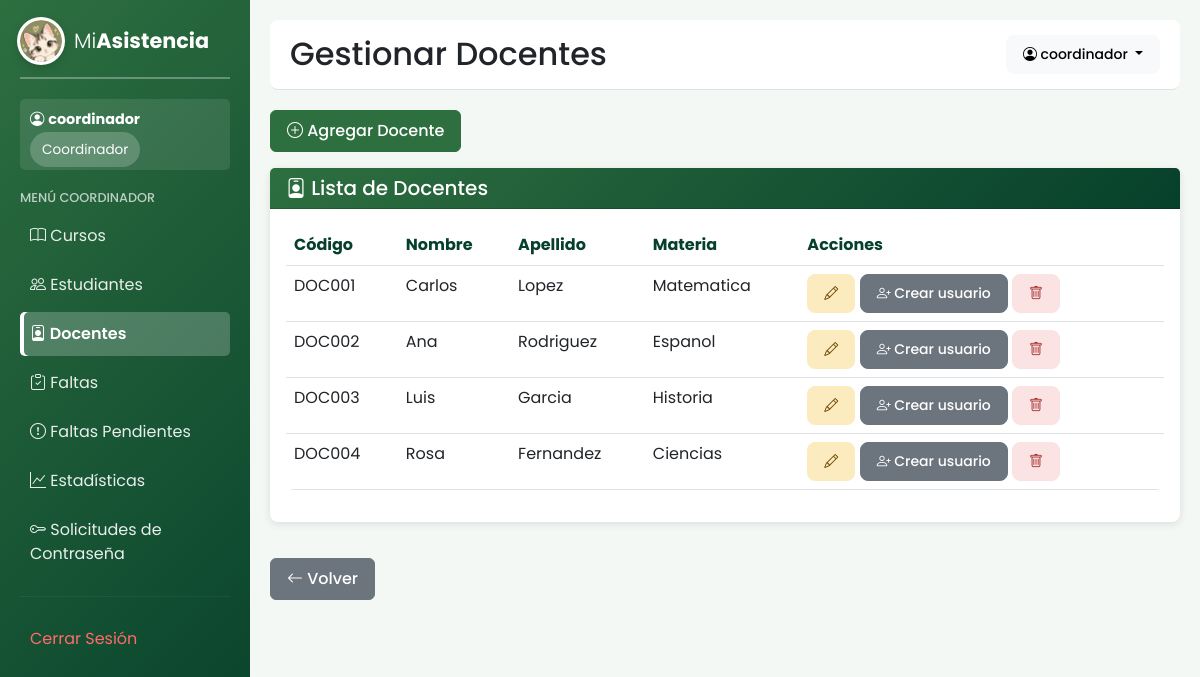
The page /docentes/ (signed in) on the database its author committed.
### core/models.py (models this page shows, shortened)
class Docente(models.Model):
    codigo = models.CharField(max_length=20, unique=True)
    nombre = models.CharField(max_length=100)
    apellido = models.CharField(max_length=100)
    materia = models.CharField(max_length=100)
    usuario = models.OneToOneField(
        User,
        null=True,
        blank=True,
        on_delete=models.SET_NULL,
        related_name="docente_perfil"
    )

### core/views.py (the view)
@requiere_coordinador
def docentes(request):
    lista = Docente.objects.all()
    return render(request, "core/docentes.html", {"docentes": lista})

### core/views.py (called while the page is built)
def requiere_coordinador(view_func):
    @wraps(view_func)
    def wrapper(request, *args, **kwargs):
        if not request.user.is_authenticated or not request.user.is_superuser:
            return acceso_denegado(request, "Acceso denegado. Se requieren permisos de coordinador.")
        return view_func(request, *args, **kwargs)
    return wrapper

### core/templates/core/docentes.html (shortened to what this page needs)
{% extends 'core/base.html' %}
{% block page_title %}Gestionar Docentes{% endblock %}
{% block content %}
<div class="row mb-3">
    <div class="col-md-12">
        <a href="{% url 'agregar_docente' %}" class="btn btn-success"><i class="bi bi-plus-circle"></i> Agregar Docente</a>
    </div>
</div>
<div class="row">
    <div class="col-md-12">
        <div class="card">
            <div class="card-header bg-primary text-white">
                <h5 style="margin: 0;"><i class="bi bi-person-badge"></i> Lista de Docentes</h5>
            </div>
            <div class="card-body">
                {% if docentes %}
                    <div class="table-responsive">
                        <table class="table table-hover">
                            <thead>
                                <tr>
                                    <th>Código</th>
                                    <th>Nombre</th>
                                    <th>Apellido</th>
                                    <th>Materia</th>
                                    <th>Acciones</th>
                                </tr>
                            </thead>
                            <tbody>
                                {% for doc in docentes %}
                                    <tr>
                                        <td>{{ doc.codigo }}</td>
                                        <td>{{ doc.nombre }}</td>
                                        <td>{{ doc.apellido }}</td>
                                        <td>{{ doc.materia }}</td>
                                        <td>
                                            <a href="{% url 'editar_docente' doc.id %}" class="btn btn-sm btn-warning"><i class="bi bi-pencil"></i></a>
                                            {% if doc.usuario %}
                                                <a href="{% url 'restablecer_contrasena_usuario' doc.usuario.id %}?next=docentes" class="btn btn-sm btn-success"><i class="bi bi-key"></i></a>
                                            {% else %}
                                                <a href="{% url 'crear_usuario_docente' doc.id %}" class="btn btn-sm btn-secondary" onclick="return confirm('¿Crear una cuenta para este docente? El usuario será \'{{ doc.codigo }}\' y la contraseña inicial \'1234\'.')"><i class="bi bi-person-plus"></i> Crear usuario</a>
                                            {% endif %}
                                            <a href="{% url 'eliminar_docente' doc.id %}" class="btn btn-sm btn-danger" onclick="return confirm('¿Eliminar?')"><i class="bi bi-trash"></i></a>
                                        </td>
                                    </tr>
                                {% endfor %}
                            </tbody>
                        </table>
                    </div>
                {% else %}
                    <div class="alert alert-info">No hay docentes registrados.</div>
                {% endif %}
            </div>
        </div>
    </div>
</div>
<a href="{% url 'dashboard' %}" class="btn btn-secondary mt-3"><i class="bi bi-arrow-left"></i> Volver</a>
{% endblock %}

### core/templates/core/base.html (shortened to what this page needs)
{% load static %}<!DOCTYPE html>
<html lang="es">
<head>
    <link href="https://cdn.jsdelivr.net/npm/bootstrap@5.3.0/dist/css/bootstrap.min.css" rel="stylesheet">
    <link href="https://cdn.jsdelivr.net/npm/bootstrap-icons@1.11.0/font/bootstrap-icons.css" rel="stylesheet">
</head>
<body>
    <div class="sidebar">
        <div class="sidebar-marca">
            {% include 'core/_logo.html' %}
            <span>Mi<strong>Asistencia</strong></span>
        </div>
        {% if user.is_authenticated %}
            {% with n=request.resolver_match.url_name %}
            <div style="background: rgba(255,255,255,0.1); padding: 10px; border-radius: 5px; margin-bottom: 20px; font-size: 0.9rem; word-break: break-word;">
                <i class="bi bi-person-circle"></i> <strong>{{ user.username }}</strong><br>
                <div style="margin-top: 8px;">
                    {% if user.is_superuser %}
                        <span class="user-badge">Coordinador</span>
                    {% elif user.groups.all.0 %}
                        <span class="user-badge">{{ user.groups.all.0.name }}</span>
                    {% endif %}
                </div>
            </div>
            {% if user.is_superuser %}
                <h6 style="margin-top: 20px; color: rgba(255,255,255,0.7); font-size: 0.8rem; text-transform: uppercase;">MENÚ COORDINADOR</h6>
                <a href="{% url 'cursos' %}" class="{% if n == 'cursos' or n == 'estudiantes_por_curso' %}active{% endif %}"><i class="bi bi-book"></i> Cursos</a>
                <a href="{% url 'estudiantes' %}" class=""><i class="bi bi-people"></i> Estudiantes</a>
                <a href="{% url 'docentes' %}" class="{% if n == 'docentes' or n == 'agregar_docente' or n == 'editar_docente' %}active{% endif %}"><i class="bi bi-person-badge"></i> Docentes</a>
                <a href="{% url 'faltas' %}" class="{% if n == 'faltas' or n == 'agregar_falta' or n == 'editar_falta' %}active{% endif %}"><i class="bi bi-clipboard-check"></i> Faltas</a>
                <a href="{% url 'faltas_pendientes' %}" class="{% if n == 'faltas_pendientes' or n == 'revisar_falta' %}active{% endif %}"><i class="bi bi-exclamation-circle"></i> Faltas Pendientes</a>
                <a href="{% url 'estadisticas' %}" class="{% if n == 'estadisticas' or n == 'estadisticas_curso' %}active{% endif %}"><i class="bi bi-graph-up"></i> Estadísticas</a>
                <a href="{% url 'solicitudes_contrasena' %}" class="{% if n == 'solicitudes_contrasena' or n == 'restablecer_contrasena_usuario' %}active{% endif %}"><i class="bi bi-key"></i> Solicitudes de Contraseña</a>
            {% elif user.groups.all.0.name == 'Estudiantes' %}
                <h6 style="margin-top: 20px; color: rgba(255,255,255,0.7); font-size: 0.8rem; text-transform: uppercase;">MI CUENTA</h6>
                <a href="{% url 'mi_historial' %}" class="{% if n == 'mi_historial' or n == 'justificar_falta' %}active{% endif %}"><i class="bi bi-clock-history"></i> Mi Historial</a>
            {% endif %}
            <hr style="border-color: rgba(255,255,255,0.2); margin: 20px 0;">
            <a href="{% url 'logout' %}" style="color: #ff6b6b;"> Cerrar Sesión</a>
            {% endwith %}
        {% endif %}
    </div>
    <div class="main-content">
        <div class="navbar-top">
            <h2 style="margin: 0;">{% block page_title %}Dashboard{% endblock %}</h2>
            <div class="user-info">
                <div class="dropdown">
                    <button class="btn btn-sm btn-light dropdown-toggle" type="button" id="userDropdown" data-bs-toggle="dropdown" aria-expanded="false">
                        <i class="bi bi-person-circle"></i> {{ request.user.username }}
                    </button>
                </div>
            </div>
        </div>
        {% block content %}{% endblock %}
    </div>
</body>
</html>

### core/templates/core/base.html (style rules this page uses)
:root { --verde: #2E6F40; --verde-oscuro: #06402B; --degradado: linear-gradient(135deg, var(--verde) 0%, var(--verde-oscuro) 100%); --bs-primary: #2E6F40; --bs-primary-rgb: 46, 111, 64; --bs-link-color: #2E6F40; --bs-link-hover-color: #06402B; }
body { font-family: 'Poppins', sans-serif; display: flex; min-height: 100vh; background-color: #f4f8f5; }
.sidebar { width: 250px; background: var(--degradado); color: white; padding: 20px; position: fixed; height: 100vh; overflow-y: auto; }
.sidebar a { color: rgba(255,255,255,0.9); text-decoration: none; display: block; padding: 10px; border-radius: 5px; margin: 5px 0; transition: all 0.3s; }
.main-content { margin-left: 250px; width: calc(100% - 250px); padding: 20px; }
.navbar-top { background: white; border-bottom: 1px solid #dee2e6; margin-bottom: 20px; padding: 15px 20px; border-radius: 8px; display: flex; justify-content: space-between; align-items: center; }
.user-info { display: flex; align-items: center; gap: 15px; margin-left: auto; }
.user-badge { background: rgba(255,255,255,0.2); color: white; padding: 8px 12px; border-radius: 20px; font-size: 0.85rem; }
.card { border: none; box-shadow: 0 2px 8px rgba(0,0,0,0.1); border-radius: 8px; margin-bottom: 20px; }
.btn { border-radius: 6px; padding: 8px 16px; font-weight: 500; }
.table { background: white; border-radius: 8px; overflow: hidden; }
.table thead { background: #f8f9fa; }
.card-header.bg-primary { background: var(--degradado) !important; }
.table thead th { color: var(--verde-oscuro); }
.sidebar-marca { display: flex; align-items: center; gap: 12px; margin-bottom: 20px; padding-bottom: 15px; border-bottom: 2px solid rgba(255,255,255,0.3); --logo-bg: #ffffff; --logo-fg: var(--verde); font-size: 1.3rem; font-weight: 300; }
.sidebar-marca strong { font-weight: 700; }
.sidebar a.active { background: rgba(255,255,255,0.22); color: #ffffff; font-weight: 600; box-shadow: inset 4px 0 0 #ffffff; }
.btn-sm { border-radius: 8px; }
.btn-success { --bs-btn-color: #fff; --bs-btn-bg: #2E6F40; --bs-btn-border-color: #2E6F40; --bs-btn-hover-color: #fff; --bs-btn-hover-bg: #06402B; --bs-btn-hover-border-color: #06402B; --bs-btn-active-color: #fff; --bs-btn-active-bg: #06402B; --bs-btn-active-border-color: #06402B; --bs-btn-focus-shadow-rgb: 46, 111, 64; }
.btn-warning { --bs-btn-color: #6B4700; --bs-btn-bg: #FCEBBF; --bs-btn-border-color: #FCEBBF; --bs-btn-hover-color: #fff; --bs-btn-hover-bg: #C98A0A; --bs-btn-hover-border-color: #C98A0A; --bs-btn-active-color: #fff; --bs-btn-active-bg: #A87205; --bs-btn-active-border-color: #A87205; --bs-btn-focus-shadow-rgb: 201, 138, 10; }
.btn-danger { --bs-btn-color: #A32D2D; --bs-btn-bg: #FBE3E3; --bs-btn-border-color: #FBE3E3; --bs-btn-hover-color: #fff; --bs-btn-hover-bg: #C0392B; --bs-btn-hover-border-color: #C0392B; --bs-btn-active-color: #fff; --bs-btn-active-bg: #A32D2D; --bs-btn-active-border-color: #A32D2D; --bs-btn-focus-shadow-rgb: 192, 57, 43; }

### rows shown on the page
Docente: codigo "DOC001", nombre "Carlos", apellido "Lopez", materia "Matematica"
Docente: codigo "DOC002", nombre "Ana", apellido "Rodriguez", materia "Espanol"
Docente: codigo "DOC003", nombre "Luis", apellido "Garcia", materia "Historia"
Docente: codigo "DOC004", nombre "Rosa", apellido "Fernandez", materia "Ciencias"

### other values the page prints
{{ user.username }} "coordinador"
{{ request.user.username }} "coordinador"
